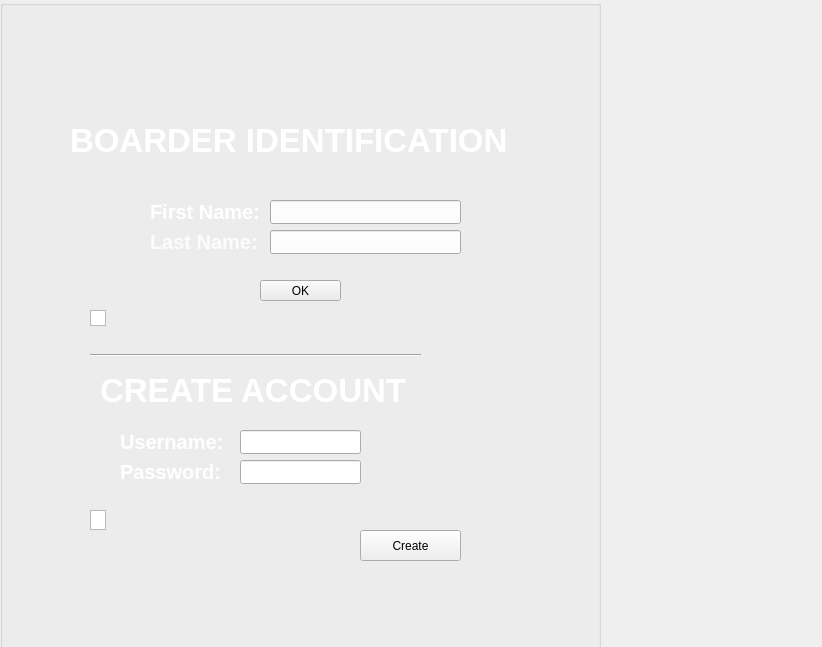
<?xml version="1.0" encoding="UTF-8"?>
<ui version="4.0">
 <class>CreateUser</class>
 <widget class="QWidget" name="CreateUser">
  <property name="geometry">
   <rect>
    <x>0</x>
    <y>0</y>
    <width>822</width>
    <height>647</height>
   </rect>
  </property>
  <property name="windowTitle">
   <string>Form</string>
  </property>
  <widget class="QLineEdit" name="lineEditLastName">
   <property name="geometry">
    <rect>
     <x>270</x>
     <y>230</y>
     <width>191</width>
     <height>24</height>
    </rect>
   </property>
   <property name="font">
    <font>
     <pointsize>10</pointsize>
    </font>
   </property>
  </widget>
  <widget class="QLineEdit" name="lineEditFirstName">
   <property name="geometry">
    <rect>
     <x>270</x>
     <y>200</y>
     <width>191</width>
     <height>24</height>
    </rect>
   </property>
   <property name="font">
    <font>
     <pointsize>10</pointsize>
    </font>
   </property>
  </widget>
  <widget class="QLabel" name="labelLastName">
   <property name="geometry">
    <rect>
     <x>150</x>
     <y>230</y>
     <width>112</width>
     <height>24</height>
    </rect>
   </property>
   <property name="font">
    <font>
     <pointsize>15</pointsize>
     <weight>75</weight>
     <bold>true</bold>
    </font>
   </property>
   <property name="styleSheet">
    <string notr="true">color: rgb(255, 255, 255);</string>
   </property>
   <property name="text">
    <string>Last Name:</string>
   </property>
  </widget>
  <widget class="QLabel" name="label_3">
   <property name="geometry">
    <rect>
     <x>-10</x>
     <y>30</y>
     <width>611</width>
     <height>621</height>
    </rect>
   </property>
   <property name="text">
    <string/>
   </property>
   <property name="pixmap">
    <pixmap>C:/Users/GianFrancesSacay/Desktop/RoomRental/RoomRental/images/bbb.jpg</pixmap>
   </property>
  </widget>
  <widget class="QPushButton" name="pushButtonOK">
   <property name="geometry">
    <rect>
     <x>260</x>
     <y>280</y>
     <width>81</width>
     <height>21</height>
    </rect>
   </property>
   <property name="text">
    <string>OK</string>
   </property>
   <property name="shortcut">
    <string>Return</string>
   </property>
  </widget>
  <widget class="QLabel" name="comment">
   <property name="geometry">
    <rect>
     <x>120</x>
     <y>320</y>
     <width>321</width>
     <height>20</height>
    </rect>
   </property>
   <property name="font">
    <font>
     <weight>75</weight>
     <bold>true</bold>
    </font>
   </property>
   <property name="styleSheet">
    <string notr="true">color: rgb(255, 255, 255);</string>
   </property>
   <property name="text">
    <string/>
   </property>
  </widget>
  <widget class="QGroupBox" name="groupBox">
   <property name="geometry">
    <rect>
     <x>0</x>
     <y>0</y>
     <width>601</width>
     <height>651</height>
    </rect>
   </property>
   <property name="title">
    <string/>
   </property>
   <widget class="QLabel" name="label_2">
    <property name="geometry">
     <rect>
      <x>100</x>
      <y>370</y>
      <width>311</width>
      <height>41</height>
     </rect>
    </property>
    <property name="font">
     <font>
      <pointsize>25</pointsize>
      <weight>75</weight>
      <bold>true</bold>
     </font>
    </property>
    <property name="styleSheet">
     <string notr="true">color: rgb(255, 255, 255);</string>
    </property>
    <property name="text">
     <string>CREATE ACCOUNT</string>
    </property>
   </widget>
   <widget class="QPushButton" name="pushButtonCreate">
    <property name="geometry">
     <rect>
      <x>360</x>
      <y>530</y>
      <width>101</width>
      <height>31</height>
     </rect>
    </property>
    <property name="text">
     <string>Create</string>
    </property>
    <property name="shortcut">
     <string>Return</string>
    </property>
   </widget>
   <widget class="QTableView" name="tableView_2">
    <property name="geometry">
     <rect>
      <x>90</x>
      <y>510</y>
      <width>16</width>
      <height>20</height>
     </rect>
    </property>
   </widget>
   <widget class="QLabel" name="comment_2">
    <property name="geometry">
     <rect>
      <x>100</x>
      <y>540</y>
      <width>191</width>
      <height>20</height>
     </rect>
    </property>
    <property name="font">
     <font>
      <weight>75</weight>
      <bold>true</bold>
     </font>
    </property>
    <property name="styleSheet">
     <string notr="true">color: rgb(255, 255, 255);</string>
    </property>
    <property name="text">
     <string/>
    </property>
   </widget>
   <widget class="QLabel" name="labelPassword">
    <property name="geometry">
     <rect>
      <x>120</x>
      <y>460</y>
      <width>104</width>
      <height>24</height>
     </rect>
    </property>
    <property name="font">
     <font>
      <pointsize>15</pointsize>
      <weight>75</weight>
      <bold>true</bold>
     </font>
    </property>
    <property name="styleSheet">
     <string notr="true">color: rgb(255, 255, 255);</string>
    </property>
    <property name="text">
     <string>Password:</string>
    </property>
   </widget>
   <widget class="QLineEdit" name="lineEditPassword">
    <property name="geometry">
     <rect>
      <x>240</x>
      <y>460</y>
      <width>121</width>
      <height>24</height>
     </rect>
    </property>
    <property name="font">
     <font>
      <pointsize>10</pointsize>
     </font>
    </property>
   </widget>
   <widget class="QLabel" name="labelUsername">
    <property name="geometry">
     <rect>
      <x>120</x>
      <y>430</y>
      <width>109</width>
      <height>24</height>
     </rect>
    </property>
    <property name="font">
     <font>
      <pointsize>15</pointsize>
      <weight>75</weight>
      <bold>true</bold>
     </font>
    </property>
    <property name="styleSheet">
     <string notr="true">color: rgb(255, 255, 255);</string>
    </property>
    <property name="text">
     <string>Username:</string>
    </property>
   </widget>
   <widget class="QLineEdit" name="lineEditUsername">
    <property name="geometry">
     <rect>
      <x>240</x>
      <y>430</y>
      <width>121</width>
      <height>24</height>
     </rect>
    </property>
    <property name="font">
     <font>
      <pointsize>10</pointsize>
     </font>
    </property>
   </widget>
   <widget class="Line" name="line">
    <property name="geometry">
     <rect>
      <x>90</x>
      <y>340</y>
      <width>331</width>
      <height>31</height>
     </rect>
    </property>
    <property name="orientation">
     <enum>Qt::Horizontal</enum>
    </property>
   </widget>
  </widget>
  <widget class="QLabel" name="label">
   <property name="geometry">
    <rect>
     <x>70</x>
     <y>120</y>
     <width>471</width>
     <height>41</height>
    </rect>
   </property>
   <property name="font">
    <font>
     <pointsize>25</pointsize>
     <weight>75</weight>
     <bold>true</bold>
    </font>
   </property>
   <property name="styleSheet">
    <string notr="true">color: rgb(255, 255, 255);</string>
   </property>
   <property name="text">
    <string>BOARDER IDENTIFICATION</string>
   </property>
  </widget>
  <widget class="QTableView" name="tableView">
   <property name="geometry">
    <rect>
     <x>90</x>
     <y>310</y>
     <width>16</width>
     <height>16</height>
    </rect>
   </property>
  </widget>
  <widget class="QLabel" name="labelFirstName_2">
   <property name="geometry">
    <rect>
     <x>150</x>
     <y>200</y>
     <width>116</width>
     <height>24</height>
    </rect>
   </property>
   <property name="font">
    <font>
     <pointsize>15</pointsize>
     <weight>75</weight>
     <bold>true</bold>
    </font>
   </property>
   <property name="styleSheet">
    <string notr="true">color: rgb(255, 255, 255);</string>
   </property>
   <property name="text">
    <string>First Name:</string>
   </property>
  </widget>
 </widget>
 <resources/>
 <connections/>
</ui>
